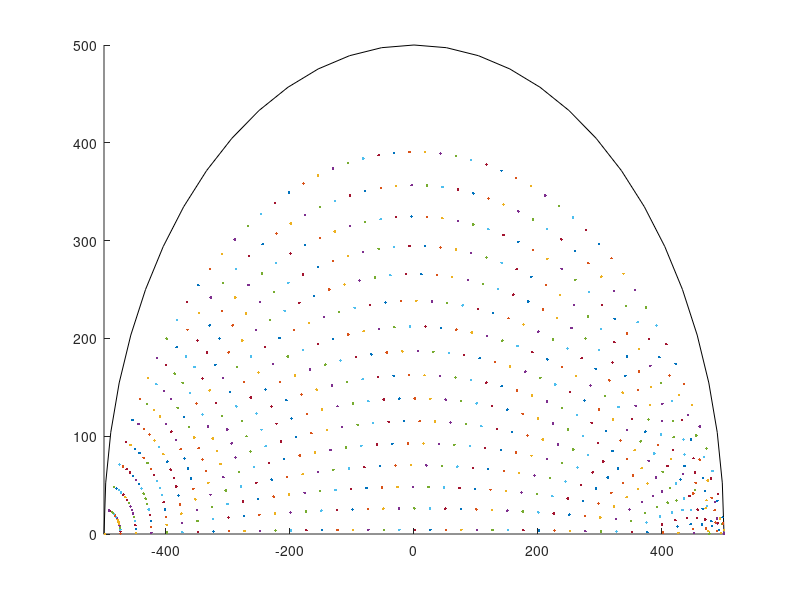
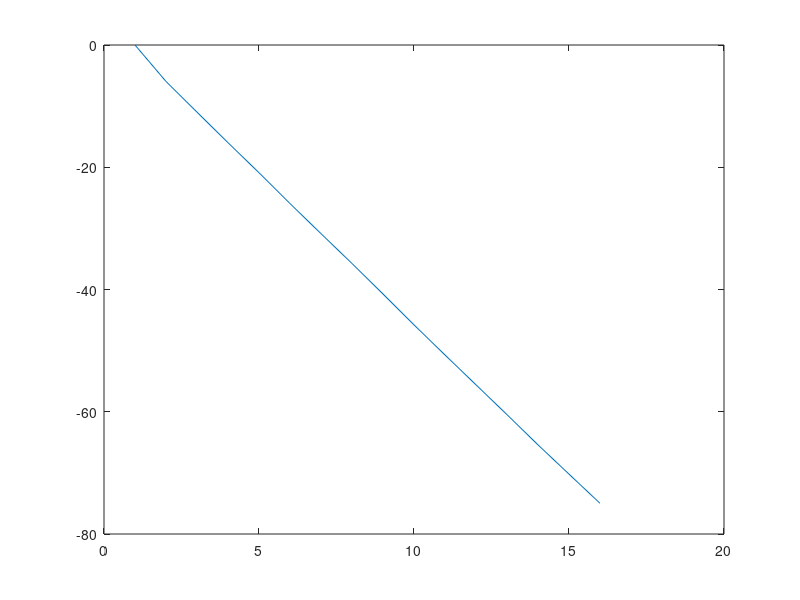

Write MATLAB code to recreate these figures, in order.
clc;
clear;

R = 500;

delta = R/1e3;

path = zeros(100000,5);

figure(1);
rectangle('Position',[-R,-R,2*R,2*R],'Curvature',[1,1]);hold on;

angle=1:5:80;
OUT = zeros(length(angle),1);
tic;
for A = 1:length(angle)
path(1,1) = -R+3*delta;
path(1,2) = 0;
path(1,3) = angle(A); %% angle between ray and x-axis

num = 1;
flag = 0;

while(1)
    x = path(num,1);
    y = path(num,2);
    theta = path(num,3);
    num = num+1;
    path(num,1) = delta*cos(theta/180*pi) + x;
    path(num,2) = delta*sin(theta/180*pi) + y;

    r1 = sqrt(x^2+y^2);
    r2 = sqrt(path(num,1)^2+path(num,2)^2);
    phi = acos(path(num,1)/r2)/pi*180;
    
    if(r1>R)
        n1 = 1;
        OUT(A) = theta;
        break;
    else
        n1 = 2/(1+(r1/R)^2);
%         n1 = sqrt(2-(r1/R)^2);
    end  
    if(r2>R)
        n2 = 1;
        OUT(A) = theta;
        break;
    else
        n2 = 2/(1+(r2/R)^2);
%         n2 = sqrt(2-(r2/R)^2);
    end    

    t1 = theta - phi +180;
    if(t1 < 90)
        t2 = asin(n1*sin(t1/180*pi)/n2)/pi*180;  
        path(num,3) = t2 - 180 + phi;
    else
        t2 = asin(n1*sin((180-t1)/180*pi)/n2)/pi*180;
        path(num,3) = phi - t2;
    end
    if(path(num,2)<0 || num>30000)
        break;
    end
end



figure(1);
for i=1:50:num
    plot(path(i,1),path(i,2),'.');hold on;
end
axis([-R,R,0,R]);
% figure(2);
% plot(real(path(1:100:num,3)),'-');hold on;
% plot(real(path(1:100:num,4)),'.');hold on;

end
toc;

figure();
plot(OUT(:,1));hold on;












